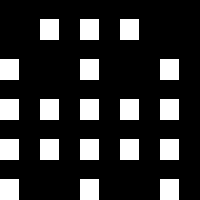

Tiled map render using the project's own tile images. Description and the map definition, with tile-layer contents summarised, below:
An orthogonal 5x5 tile map with 40x40 px tiles, 1 tile layer (Layer 1).

<map version="1.0" orientation="orthogonal" width="5" height="5" tilewidth="40" tileheight="40">
 <tileset firstgid="1" name="texture" tilewidth="40" tileheight="40" spacing="4" margin="4">
  <image source="texture.png" />
 </tileset>
 <layer name="Layer 1" width="5" height="5">
  <data>[25 cells, 19 non-empty, 1 distinct tile ids]</data>
 </layer>
</map>
